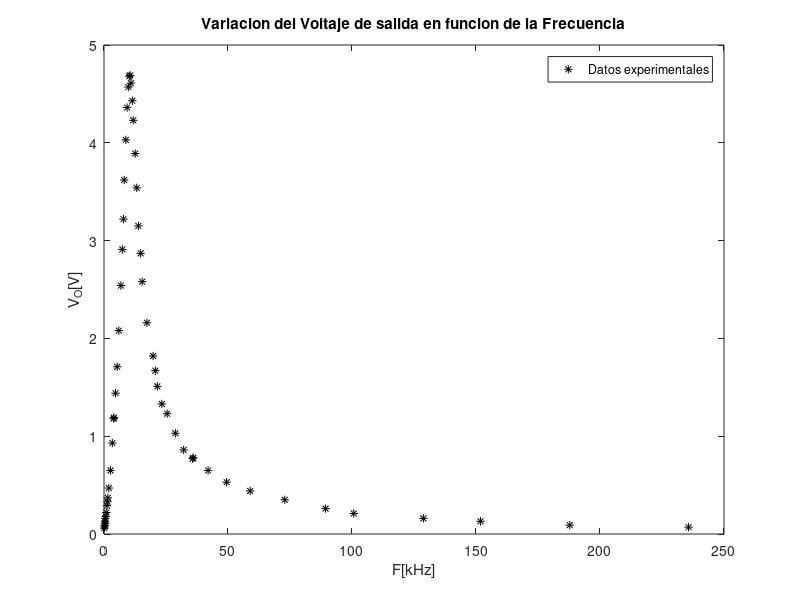
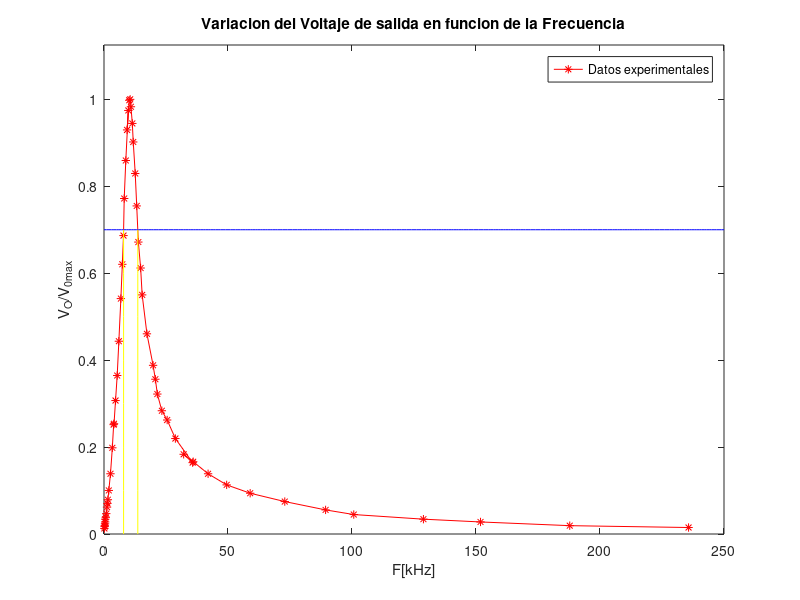

These charts were generated, in order, by the following MATLAB code:
clear all; close all;
x = [0.15 0.26 0.31 0.41 0.47 0.49 0.73 0.91 1.22 1.38 1.56 1.94 2.61 3.36 3.89 4.04 4.65 5.32 5.99 6.80 7.39 7.86 8.15 8.79 9.81 9.31 10.17 10.55 10.86 11.42 11.79 12.59 13.19 13.85 14.77 15.39 17.31 19.79 20.71 21.51 23.33 25.47 28.78 35.74 32.12 35.97 41.97 49.46 58.94 72.89 89.35 100.71 128.80 151.82 187.80 235.71];
y = [0.06 0.08 0.09 0.11 0.13 0.16 0.18 0.22 0.29 0.33 0.37 0.47 0.65 0.93 1.18 1.19 1.44 1.71 2.08 2.54 2.91 3.22 3.62 4.03 4.57 4.36 4.68 4.69 4.61 4.43 4.23 3.89 3.54 3.15 2.87 2.58 2.16 1.82 1.67 1.51 1.33 1.23 1.03 0.77 0.86 0.78 0.65 0.53 0.44 0.35 0.26 0.21 0.16 0.13 0.09 0.07];
figure(1); clf;
plot (x,y,'k*')
xlabel('F[kHz]'); ylabel('V_{O}[V]');
title ('Variacion del Voltaje de salida en funcion de la Frecuencia')
legend('Datos experimentales')
print -djpeg -r100 grafica_volsvsf2.jpg
%%%%%%%%%%%%%%%%%%%%%%%%%%%%%%%%%%%%%%%%%%%%%
x70= 0:1:250;
y70= 0.7*ones(1,251);
xf1= 7.9*ones(1,8);
yf1= 0:0.1:0.7;
xf2= 13.63*ones(1,8);
yf2= 0:0.1:0.7;
yn = y./4.69;
figure(2); clf;
plot (x,yn,'r-*',x70,y70,'b-',xf1,yf1,'y-',xf2,yf2,'y-')
xlabel('F[kHz]'); ylabel('V_{O}/V_{0max}');
title ('Variacion del Voltaje de salida en funcion de la Frecuencia')
legend('Datos experimentales')
ylim([0 1.125]);
print -djpeg -r100 grafica_volsvsfnorm2.jpg
